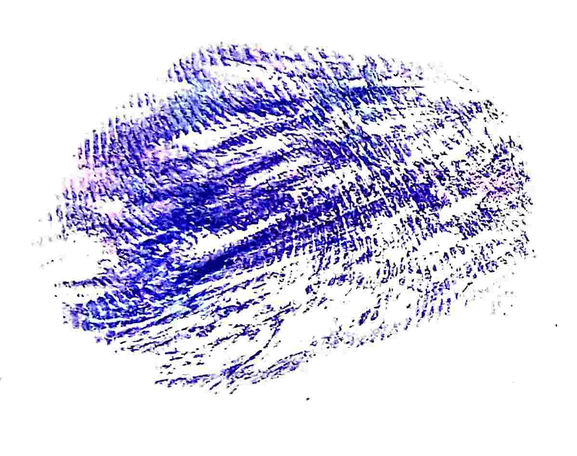
%> input picture f1.png, 577 x 456 px, shrunk from 1198 x 946 before the run
$ octave main.m   (GNU Octave 9; MATLAB toolbox functions it lacks are replaced by stand-ins)
%> lines starting %> are read from the running program, lines starting %| are printed output that depends on the picture; in (x1, y1, x2, y2) boxes, pixels count from 0 and x2, y2 are one past the last pixel; in counts of white or black regions, pixels touching at a corner belong together; the program's own positions count from 1; long printed decimals are rounded
clc;
clear;
close all;


img1 = imread('dataset/f1.png');
%> img1 is the input picture: size 456x577x3 uint8; mean R, G, B 215, 212.6, 232.3
img2 = imread('dataset/f2.png');
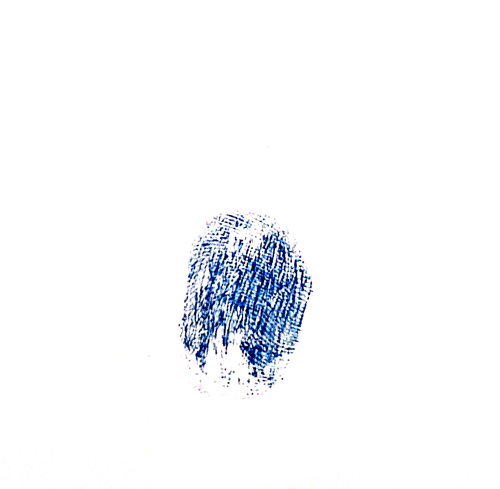
%> input picture f2.png, 1000 x 977 px, shrunk from 2076 x 2028 before the run (shown at 1/2 size)
%> img2 is the input picture: size 977x1000x3 uint8; mean R, G, B 247.2, 248.4, 250.7

figure, imshow(img1), title('Original Image 1');
figure, imshow(img2), title('Original Image 2');


if size(img1,3) == 3
    img1 = rgb2gray(img1);
%> img1: size 456x577 uint8
end
if size(img2,3) == 3
    img2 = rgb2gray(img2);
%> img2: size 977x1000 uint8
end


img1 = adapthisteq(img1);
img2 = adapthisteq(img2);

figure, imshow(img1), title('Enhanced Image 1');
figure, imshow(img2), title('Enhanced Image 2');


img1 = medfilt2(img1);
img2 = medfilt2(img2);

bw1 = imbinarize(img1);
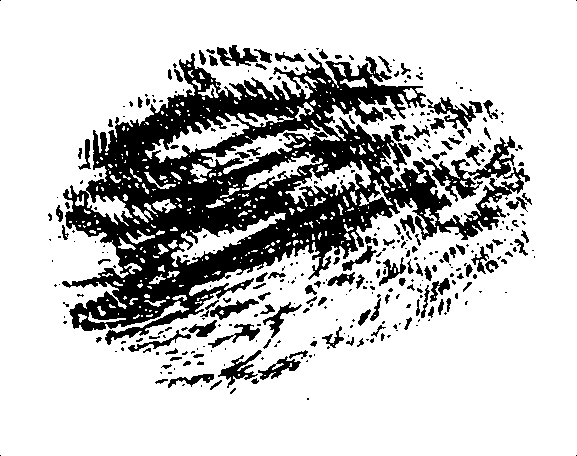
%> bw1: size 456x577 logical; 76.9% white; 367 black regions (236 under 20 px), largest, box (x1, y1, x2, y2) and area: (62, 53, 530, 345) 48550, (427, 97, 476, 134) 570, (218, 350, 262, 388) 495
bw2 = imbinarize(img2);
%> bw2: size 977x1000 logical; 96.5% white; 175 black regions (116 under 20 px), largest, box (x1, y1, x2, y2) and area: (378, 461, 621, 745) 28737, (364, 626, 396, 707) 769, (375, 503, 410, 565) 514

figure, imshow(bw1), title('Binary Image 1');
figure, imshow(bw2), title('Binary Image 2');

bw1 = bwareaopen(bw1, 50);
%> bw1: size 456x577 logical; 75.8% white; 367 black regions (236 under 20 px), largest, box (x1, y1, x2, y2) and area: (62, 53, 530, 345) 51634, (427, 97, 476, 134) 575, (218, 350, 262, 388) 499
bw2 = bwareaopen(bw2, 50);
%> bw2: size 977x1000 logical; 96.2% white; 175 black regions (116 under 20 px), largest, box (x1, y1, x2, y2) and area: (378, 461, 621, 745) 31530, (364, 626, 396, 707) 777, (375, 503, 410, 565) 514

thin1 = bwmorph(bw1, 'thin', Inf);
%> thin1: size 456x577 logical; 6.6% white in thin lines or dots, all inside (x1, y1, x2, y2) = (23, 22, 556, 429)
thin2 = bwmorph(bw2, 'thin', Inf);
%> thin2: size 977x1000 logical; 2% white in thin lines or dots, all inside (x1, y1, x2, y2) = (178, 213, 813, 884)

figure, imshow(thin1), title('Thinned Image 1');
figure, imshow(thin2), title('Thinned Image 2');

end1 = bwmorph(thin1, 'endpoints');
%> end1: size 456x577 logical; 0.2% white in thin lines or dots, all inside (x1, y1, x2, y2) = (65, 47, 528, 383)
branch1 = bwmorph(thin1, 'branchpoints');
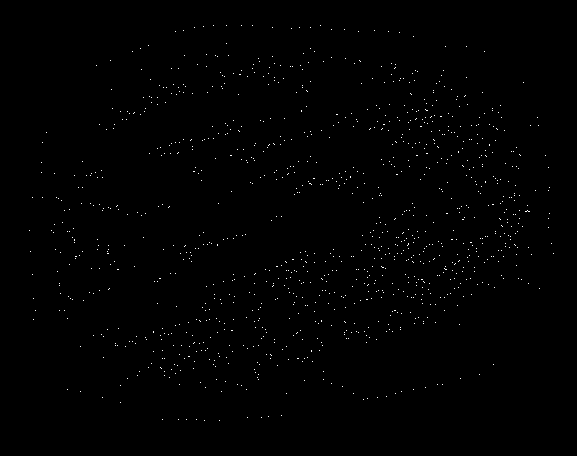
%> branch1: size 456x577 logical; 0.47% white in thin lines or dots, all inside (x1, y1, x2, y2) = (29, 25, 554, 421)

figure, imshow(thin1); hold on;
[y,x] = find(end1);
%> y = 527 values from 48 to 383; x = 527 values from 66 to 528
plot(x,y,'ro');
[y,x] = find(branch1);
%> y = 1227 values from 26 to 421; x = 1227 values from 30 to 554
plot(x,y,'go');
title('Minutiae Points Image 1');
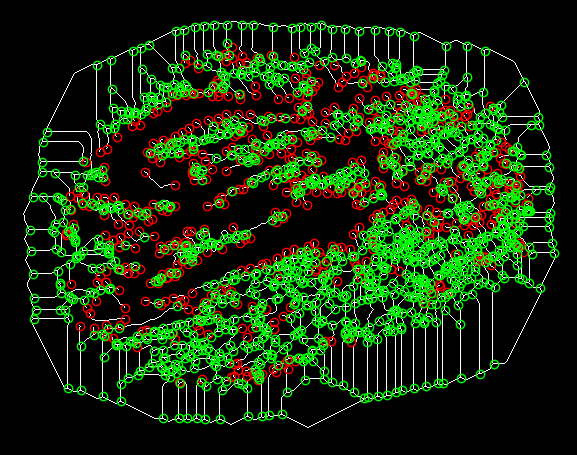
%> figure redrawn from the program's plot data; its title reads 'Minutiae Points Image 1'

end2 = bwmorph(thin2, 'endpoints');
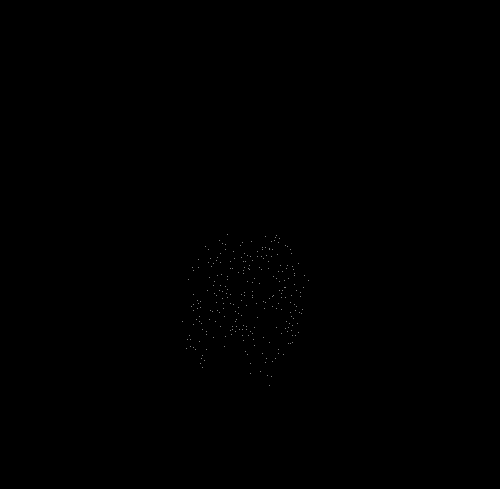
%> end2: size 977x1000 logical (shown at 1/2 size); 0.03% white in thin lines or dots, all inside (x1, y1, x2, y2) = (365, 469, 617, 772)
branch2 = bwmorph(thin2, 'branchpoints');
%> branch2: size 977x1000 logical; 0.05% white in thin lines or dots, all inside (x1, y1, x2, y2) = (182, 216, 810, 882)

figure, imshow(thin2); hold on;
[y,x] = find(end2);
%> y = 260 values from 470 to 772; x = 260 values from 366 to 617
plot(x,y,'ro');
[y,x] = find(branch2);
%> y = 528 values from 217 to 882; x = 528 values from 183 to 810
plot(x,y,'go');
title('Minutiae Points Image 2');
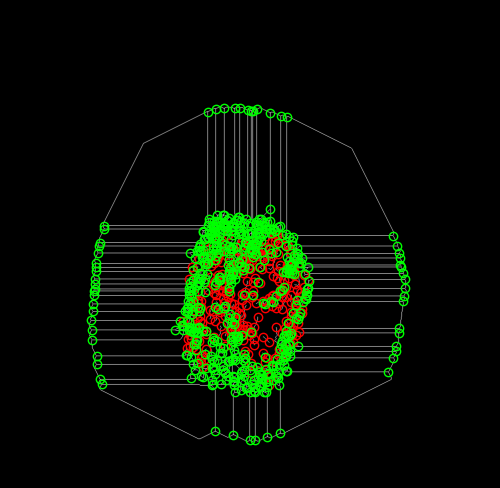
%> figure redrawn from the program's plot data; shown at 1/2 size; its title reads 'Minutiae Points Image 2'

% Resize second image
img2 = imresize(img2, size(img1));
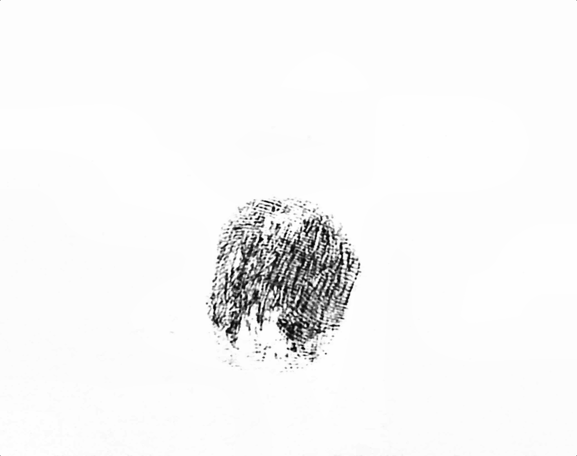
%> img2: size 456x577 uint8; min 0, max 255, mean 246.1

% Matching
score = corr2(img1, img2);
%> score = 0.0898

disp(['Matching Score: ', num2str(score)]);
%| Matching Score: 0.08976

if score > 0.75
    disp('✅ Fingerprints Matched');
else
    disp('❌ Fingerprints Not Matched');
end
